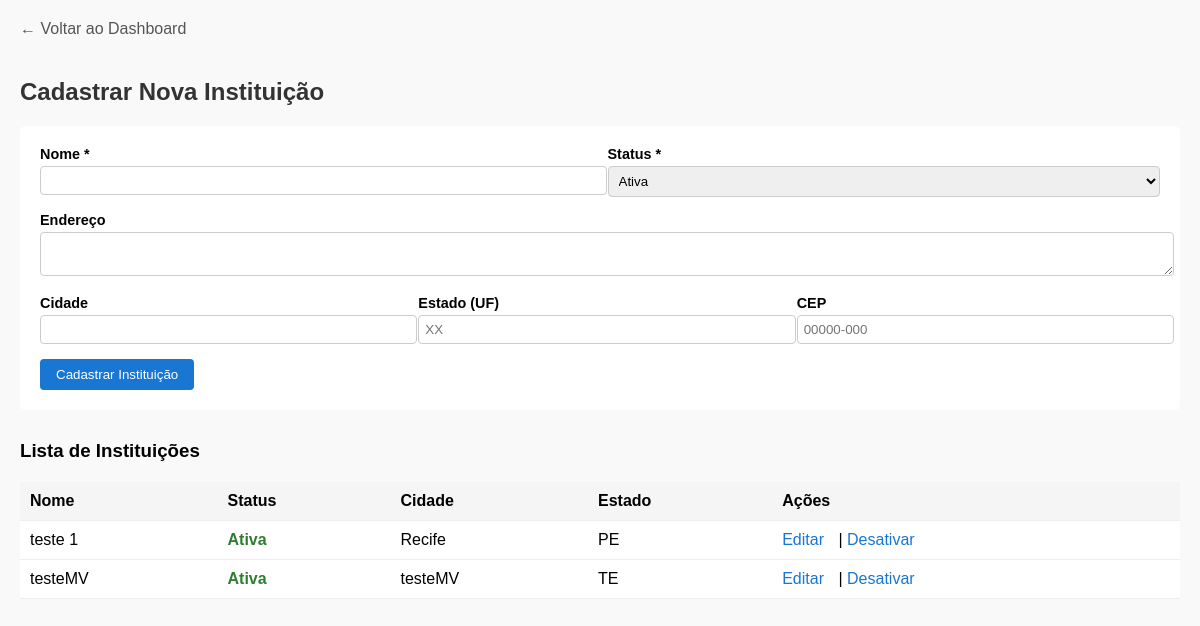
The page /public/instituicoes.php (signed in) on the database its author committed.
### tables this page shows
CREATE TABLE `instituicoes` (
  `id` int NOT NULL AUTO_INCREMENT,
  `nome` varchar(255) NOT NULL,
  `endereco` text,
  `cidade` varchar(100) DEFAULT NULL,
  `estado` char(2) DEFAULT NULL,
  `cep` varchar(10) DEFAULT NULL,
  `status` enum('ativa','inativa') NOT NULL DEFAULT 'ativa',
  `criado_em` timestamp NULL DEFAULT CURRENT_TIMESTAMP,
  `atualizado_em` timestamp NULL DEFAULT CURRENT_TIMESTAMP ON UPDATE CURRENT_TIMESTAMP,
  PRIMARY KEY (`id`)
);

### app/models/Instituicao.php (called while the page is built, shortened)
<?php
class Instituicao {
    private $conn;
    private $table = 'instituicoes';
    public function __construct($db) {
        $this->conn = $db;
    }
    public function listar() {
        $query = "SELECT * FROM {$this->table} ORDER BY nome ASC";
        $stmt = $this->conn->prepare($query);
        $stmt->execute();
        return $stmt->fetchAll(PDO::FETCH_ASSOC);
    }
}
?>

### public/instituicoes.php (the view, shortened to what this page needs)
<?php
require_once __DIR__ . '/../app/controllers/AuthController.php';
require_once __DIR__ . '/../app/models/Instituicao.php';
$database = new Database();
$db = $database->getConnection();
$instituicao = new Instituicao($db);
$editar = null;
$instituicoes = $instituicao->listar();
?>
<!DOCTYPE html>
<html>
<head>
</head>
<body>
    <div class="container">
        <a href="dashboard.php" class="voltar">← Voltar ao Dashboard</a>
        <h2><?= $editar ? 'Editar Instituição' : 'Cadastrar Nova Instituição' ?></h2>
        <form method="POST">
            <div class="form-row">
                <div class="form-group">
                    <label>Nome *</label>
                    <input type="text" name="nome" value="<?= htmlspecialchars($editar['nome'] ?? ($_POST['nome'] ?? '')) ?>" required>
                </div>
                <div class="form-group">
                    <label>Status *</label>
                    <select name="status" required>
                        <option value="ativa" <?= ($editar && $editar['status'] === 'ativa') ? 'selected' : '' ?>>Ativa</option>
                    </select>
                </div>
            </div>
            <div class="form-row">
                <div class="form-group">
                    <label>Endereço</label>
                    <textarea name="endereco" rows="2"><?= htmlspecialchars($editar['endereco'] ?? ($_POST['endereco'] ?? '')) ?></textarea>
                </div>
            </div>
            <div class="form-row">
                <div class="form-group">
                    <label>Cidade</label>
                    <input type="text" name="cidade" value="<?= htmlspecialchars($editar['cidade'] ?? ($_POST['cidade'] ?? '')) ?>">
                </div>
                <div class="form-group">
                    <label>Estado (UF)</label>
                    <input type="text" name="estado" value="<?= htmlspecialchars($editar['estado'] ?? ($_POST['estado'] ?? '')) ?>" maxlength="2" placeholder="XX">
                </div>
                <div class="form-group">
                    <label>CEP</label>
                    <input type="text" name="cep" value="<?= htmlspecialchars($editar['cep'] ?? ($_POST['cep'] ?? '')) ?>" placeholder="00000-000">
                </div>
            </div>
            <button type="submit"><?= $editar ? 'Atualizar Instituição' : 'Cadastrar Instituição' ?></button>
        </form>
        <h3>Lista de Instituições</h3>
        <table>
            <thead>
                <tr>
                    <th>Nome</th>
                    <th>Status</th>
                    <th>Cidade</th>
                    <th>Estado</th>
                    <th>Ações</th>
                </tr>
            </thead>
            <tbody>
                <?php foreach ($instituicoes as $inst): ?>
                <tr>
                    <td><?= htmlspecialchars($inst['nome']) ?></td>
                    <td><span class="status-<?= $inst['status'] ?>"><?= ucfirst($inst['status']) ?></span></td>
                    <td><?= htmlspecialchars($inst['cidade']) ?></td>
                    <td><?= htmlspecialchars($inst['estado']) ?></td>
                    <td class="acoes">
                        <a href="?editar=<?= $inst['id'] ?>">Editar</a> |
                        <?php if ($inst['status'] === 'ativa'): ?>
                            <a href="?desativar=<?= $inst['id'] ?>" onclick="return confirm('Desativar esta instituição?')">Desativar</a>
                        <?php else: ?>
                            <a href="?ativar=<?= $inst['id'] ?>" onclick="return confirm('Ativar esta instituição?')">Ativar</a>
                        <?php endif; ?>
                    </td>
                </tr>
                <?php endforeach; ?>
            </tbody>
        </table>
    </div>
</body>
</html>

### public/instituicoes.php (style rules this page uses)
body { font-family: sans-serif; margin: 20px; background: #f9f9f9; }
.container { max-width: 1200px; margin: 0 auto; }
h2 { color: #333; }
form { background: white; padding: 20px; border-radius: 6px; margin-bottom: 30px; }
.form-row { display: flex; flex-wrap: wrap; gap: 15px; margin-bottom: 15px; }
.form-group { flex: 1; min-width: 200px; }
label { display: block; margin-bottom: 4px; font-weight: bold; font-size: 0.9em; }
input, select, textarea { width: 100%; padding: 6px; border: 1px solid #ccc; border-radius: 4px; }
button { background: #1976d2; color: white; padding: 8px 16px; border: none; border-radius: 4px; cursor: pointer; }
table { width: 100%; border-collapse: collapse; background: white; margin-top: 20px; }
th, td { padding: 10px; text-align: left; border-bottom: 1px solid #eee; }
th { background: #f5f5f5; }
.acoes { white-space: nowrap; }
a { color: #1976d2; text-decoration: none; margin-right: 10px; }
.voltar { display: inline-block; margin-bottom: 20px; color: #555; }
.status-ativa { color: #2e7d32; font-weight: bold; }

### rows shown on the page
instituicoes: nome "teste 1", status "Ativa", cidade "Recife", estado "PE"
instituicoes: nome "testeMV", status "Ativa", cidade "testeMV", estado "TE"
